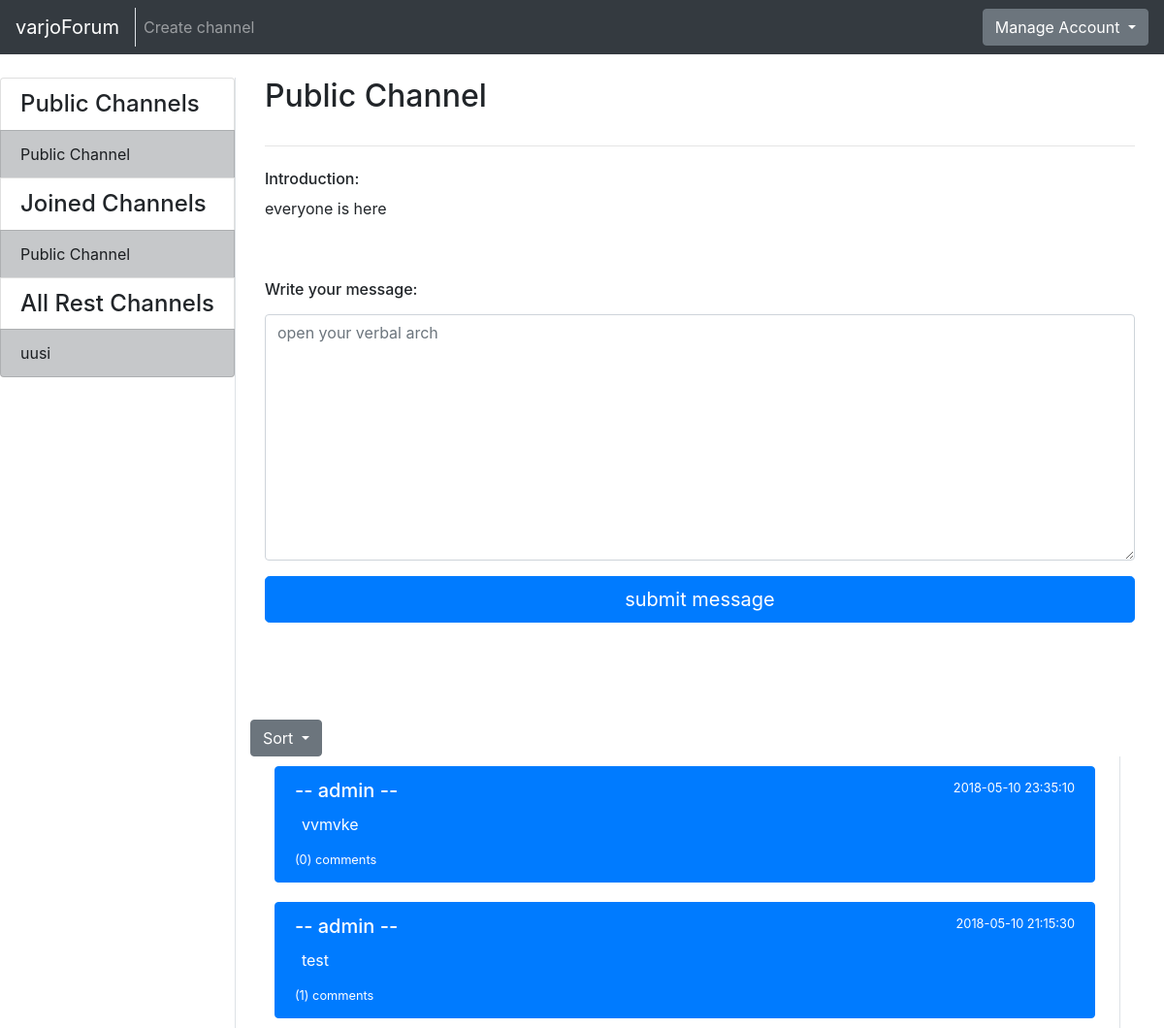
/channels/1/first/ (signed in), run on an earlier commit of the app's database.
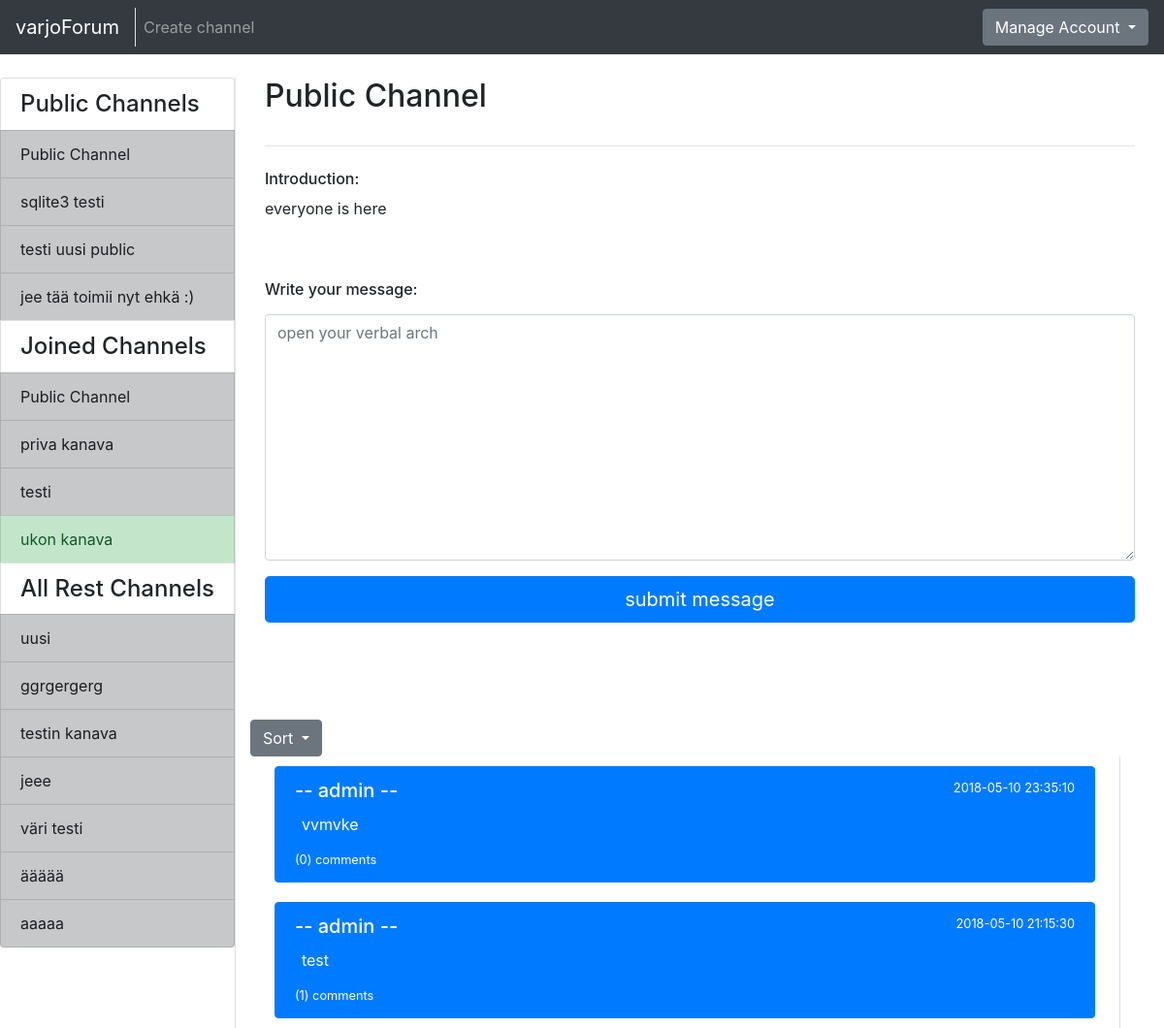
And on a later commit of the database.
### application/channels/models.py (models this page shows, shortened)
class Channel(Base):
    name = db.Column(db.String(144), nullable=False)
    introduction = db.Column(db.Text, nullable=False)
    master_id = db.Column(db.Integer, nullable=False)
    public = db.Column(db.Boolean, nullable=False)
    messages = db.relationship("Message", backref='Channel', lazy=True)
    accounts = db.relationship('Account', secondary=accounts, lazy='subquery',
        backref=db.backref('channels', lazy=True))
    @staticmethod
    def get_my_channels(account_id):
        stmt = text("SELECT Channel.id, Channel.name, Channel.master_id"
                    " FROM Channel, Account, Accounts"
                    " WHERE Channel.id = Accounts.channel_id"
                    " AND Account.id = Accounts.account_id"
                    " AND Account.id = :account_id"
                    " ORDER BY Channel.name").params(account_id=account_id)
        res = db.engine.execute(stmt)
        response = []
        for row in res:
            response.append({"channel_id":row[0], "channel_name":row[1], "master_id":row[2]})
        return response
    @staticmethod
    def get_channels_where_not_in(account_id):
        stmt = text("SELECT channel.id, channel.name, channel.public"
                    " FROM Channel"
                    " WHERE Channel.id NOT IN ("
                        " SELECT Channel.id"
                            " FROM Channel, Account, Accounts"
                            " WHERE Channel.id = Accounts.channel_id"
                            " AND Account.id = Accounts.account_id"
                            " AND Account.id = :account_id"
                            " )").params(account_id=account_id)
        res = db.engine.execute(stmt)
        response = []
        for row in res:
            response.append({"id":row[0], "name":row[1], "public":row[2]})
        return response
    @staticmethod
    def is_joined(channel_id, account_id):
        stmt = text("SELECT Channel.id"
                    " FROM Channel, Account, Accounts"
                    " WHERE Channel.id = :channel_id"
                    " AND Channel.id = Accounts.channel_id"
                    " AND Account.id = :account_id"
                    " AND Account.id = Accounts.account_id").params(channel_id=channel_id, account_id=account_id)
        res = db.engine.execute(stmt)
        response = False
        for row in res:
            if row[0] == int(channel_id):
                response = True
        return response
    @staticmethod
    def get_all_publics():
        stmt = text("SELECT Channel.id, Channel.name"
                    " FROM Channel"
                    " WHERE Channel.public = 1")
        res = db.engine.execute(stmt)
        response = []
        for row in res:
            response.append({"id":row[0], "name":row[1]})
        return response
    @staticmethod
    def count_accounts(channel_id):
        stmt = text("SELECT COUNT(*) FROM Accounts WHERE Accounts.channel_id = :channel_id").params(channel_id=channel_id)
        res = db.engine.execute(stmt)
        response = 0
        for row in res:
            response = row[0]
        print(response)
        return response

### application/messages/models.py (models this page shows, shortened)
class Message(Base):
    body = db.Column(db.Text, nullable=False)
    writer = db.Column(db.String(144), nullable=False)
    account_id = db.Column(db.Integer, db.ForeignKey('account.id'), nullable=False)
    channel_id = db.Column(db.Integer, db.ForeignKey('channel.id'), nullable=False)
    comments = db.relationship("Comment", backref='message', lazy=True)
    @staticmethod
    def count_how_many_comments_get_first(channel_id):
        stmt = text("SELECT Channel.id, Message.id, Channel.name, Message.body, COUNT(Comment.id), Message.writer, Message.date_created, Message.account_id"
                    " FROM Channel, Message"
                    " LEFT JOIN Comment ON Message.id = Comment.message_id"
                    " WHERE Channel.id = Message.channel_id"
                        " and Channel.id = :channel_id"
                    " GROUP BY Channel.id, Message.id"
                    " ORDER BY Message.date_created DESC").params(channel_id=channel_id)
        res = db.engine.execute(stmt)
        response = []
        for row in res:
            response.append({"channel_id":row[0],
                            "message_id":row[1],
                            "channel_name":row[2],
                            "body":row[3],
                            "comment_count":row[4],
                            "writer":row[5],
                            "date":row[6],
                            "account_id":row[7] })
        return response

### application/channels/views.py (the view)
@app.route("/channels/<channel_id>/<sort>/", methods=["GET"])
@login_required
def one_channel_index(channel_id, sort):
    query = []
    account_count = Channel.count_accounts(channel_id)
    if sort == 'first':
        query= Message.count_how_many_comments_get_first(channel_id)
    elif sort == 'last':
        query = Message.count_how_many_comments_get_last(channel_id)
    return render_template("channels/channel.html",
                            messageform = MessageForm(),
                            channel = Channel.query.get(channel_id),
                            que = query ,
                            my_channels=Channel.get_my_channels(current_user.id),
                            all_channels=Channel.get_channels_where_not_in(current_user.id),
                            allready_join = Channel.is_joined(channel_id, current_user.id),
                            public_channels=Channel.get_all_publics(),
                            account_count=account_count)

### application/messages/forms.py
class MessageForm(FlaskForm):
    body = TextAreaField("Write your message: ", [validators.Length(min=2)])
    class Meta:
        csrf = False

### application/__init__.py (called while the page is built)
@login_manager.user_loader
def load_user(account_id):
  return Account.query.get(account_id)

### application/templates/channels/channel.html (shortened to what this page needs)
{% extends "layout.html" %}
{% block body %}
<div class="container">
  <div class="row">
    <div class="col">
      <h2>{{ channel.name }}</h2>
    </div>
    <div class="col-md-auto">
    </div>
  </div>
  <hr class="my-4">
  <div class="row">
    <div class="col">
      <h6>Introduction:</h6>
      <p>{{ channel.introduction }}</p>
    </div>
  </div>
  <div class="row">
  </div>
  {% if allready_join == True or current_user.admin == True or channel.public == True %}
  <div class="row">
    <div class="col">
      {% if current_user.is_authenticated %}
        <form method="POST" action="{{ url_for('messages_create', channel_id=channel.id) }}" name="messageform"
            style="padding-bottom: 100px; padding-top: 30px">
          <div class="form-group">
            <h6>{{ messageform.body.label }}</h6>
            {{ messageform.body(class="form-control", rows=10, placeholder="open your verbal arch") }}
          </div>
          <button type="submit" class="btn btn-primary btn-lg btn-block" >submit message</button>
        </form>
      {% endif %}
      {% if not que %}
      <p>No messages yet</p>
      {% else %}
      <div class="row">
          <div class="btn-group" role="group">
            <button id="btnGroupDrop1" type="button" class="btn btn-secondary dropdown-toggle" data-toggle="dropdown" aria-haspopup="true"
                aria-expanded="false">
              Sort
            </button>
          </div>
      </div>
      {% endif %}
      {% for message in que %}
      <div class="row">
        <div class="col">
          <div class="list-group" style="padding: 10px">
            <a href="{{ url_for('message_index', channel_id=channel.id, message_id=message.message_id) }}"
                class="list-group-item list-group-item-action flex-column align-items-start active">
              <div class="d-flex w-100 justify-content-between">
                <h5 class="mb-1">-- {{ message.writer }} --</h5>
                <small>{{ message.date }}</small>
              </div>
              <p class="mb-1" style="padding: 7px">{{ message.body }}</p>
              <small>({{ message.comment_count }}) comments</small>
            </a>
          </div>
        </div>
        <div class="border-left">
          <div class="col-md-auto">
          </div>
        </div>
      </div>
      {% endfor %}
    </div>
  </div>
  {% endif %}
</div>
{% endblock %}

### application/templates/layout.html (shortened to what this page needs)
<!DOCTYPE html>
  <html>
    <head>
      <link rel="stylesheet" href="https://maxcdn.bootstrapcdn.com/bootstrap/4.0.0/css/bootstrap.min.css">
    </head>
    <body>
      <nav class="navbar navbar-expand-md navbar-dark bg-dark mb-4">
        <div class="border-right">
          <a class="navbar-brand" href="{{ url_for('index') }}">varjoForum</a>
        </div>
        <div class="collapse navbar-collapse" id="navbarCollapse">
          <ul class="navbar-nav mr-auto">
            {% if current_user.is_authenticated %}
              <li class="nav-item">
                <a class="nav-link" href="{{ url_for('channels_create') }}">Create channel</a>
              </li>
            {% endif %}
          </ul>
            {% if current_user.is_authenticated %}
            <div class="btn-group">
              <button type="button" class="btn btn-secondary dropdown-toggle" data-toggle="dropdown" aria-haspopup="true" aria-expanded="false">
                  Manage Account
              </button>
            </div>
            {% else %}
            <a class="btn btn-success" href="{{ url_for('auth_login') }}">Login</a>
            {% endif %}
        </div>
      </nav>
      <div class="container-fluid" >
        <div class="row">
            <div class="border-right">
              <div class="col-sx" >
                <div style="float: left">
                  <div class="list-group">
                  {% if current_user.is_authenticated %}
                    <h4 class="list-group-item">Public Channels</h4>
                    {% for public in public_channels %}
                      <a href="{{ url_for('one_channel_index', channel_id=public.id, sort='first') }}"
                          class="list-group-item list-group-item-action list-group-item-dark">
                        {{ public.name }}
                      </a>
                    {% endfor %}
                    {% if my_channels %}
                      <h4 class="list-group-item">Joined Channels</h4>
                    {% endif %}
                    {% for my_channel in my_channels %}
                      {% if my_channel.master_id == current_user.id %}
                      <a href="{{ url_for('one_channel_index', channel_id=my_channel.channel_id, sort='first') }}"
                          class="list-group-item list-group-item-action list-group-item-success">
                        {{ my_channel.channel_name }}
                      </a>
                      {% else %}
                      <a href="{{ url_for('one_channel_index', channel_id=my_channel.channel_id, sort='first') }}"
                          class="list-group-item list-group-item-action list-group-item-dark">
                        {{ my_channel.channel_name }}
                      </a>
                      {% endif %}
                    {% endfor %}
                    <h4 class="list-group-item">All Rest Channels</h4>
                {% else %}
                {% if all_channels %}
                <h4 class="list-group-item">All Channels</h4>
                {% endif %}
                {% endif %}
                {% for channel in all_channels %}
                  {% if channel.public == False %}
                  <a href="{{ url_for('one_channel_index', channel_id=channel.id, sort='first') }}"
                      class="list-group-item list-group-item-action list-group-item-dark">
                    {{ channel.name }}
                  </a>
                  {% endif %}
                {% endfor %}
              </div>
              </div>
              </div>
          </div>
          <div class="col">
            {% block body %}{% endblock %}
          </div>
        </div>
    </body>
  </html>

What changed in the data, as far as the page shows it:
added Channel: name "sqlite3 testi", shown under "Public Channels"
added Channel: name "testi uusi public", shown under "Public Channels"
added Channel: name "jee tää toimii nyt ehkä :)", shown under "Public Channels"
added Channel: channel_name "priva kanava", shown under "Joined Channels"
added Channel: channel_name "testi", shown under "Joined Channels"
added Channel: channel_name "ukon kanava", shown under "Joined Channels"
added Channel: name "ggrgergerg", shown under "All Rest Channels"
added Channel: name "testin kanava", shown under "All Rest Channels"
added Channel: name "jeee", shown under "All Rest Channels"
added Channel: name "väri testi", shown under "All Rest Channels"
added Channel: name "äääää", shown under "All Rest Channels"
added Channel: name "aaaaa", shown under "All Rest Channels"
